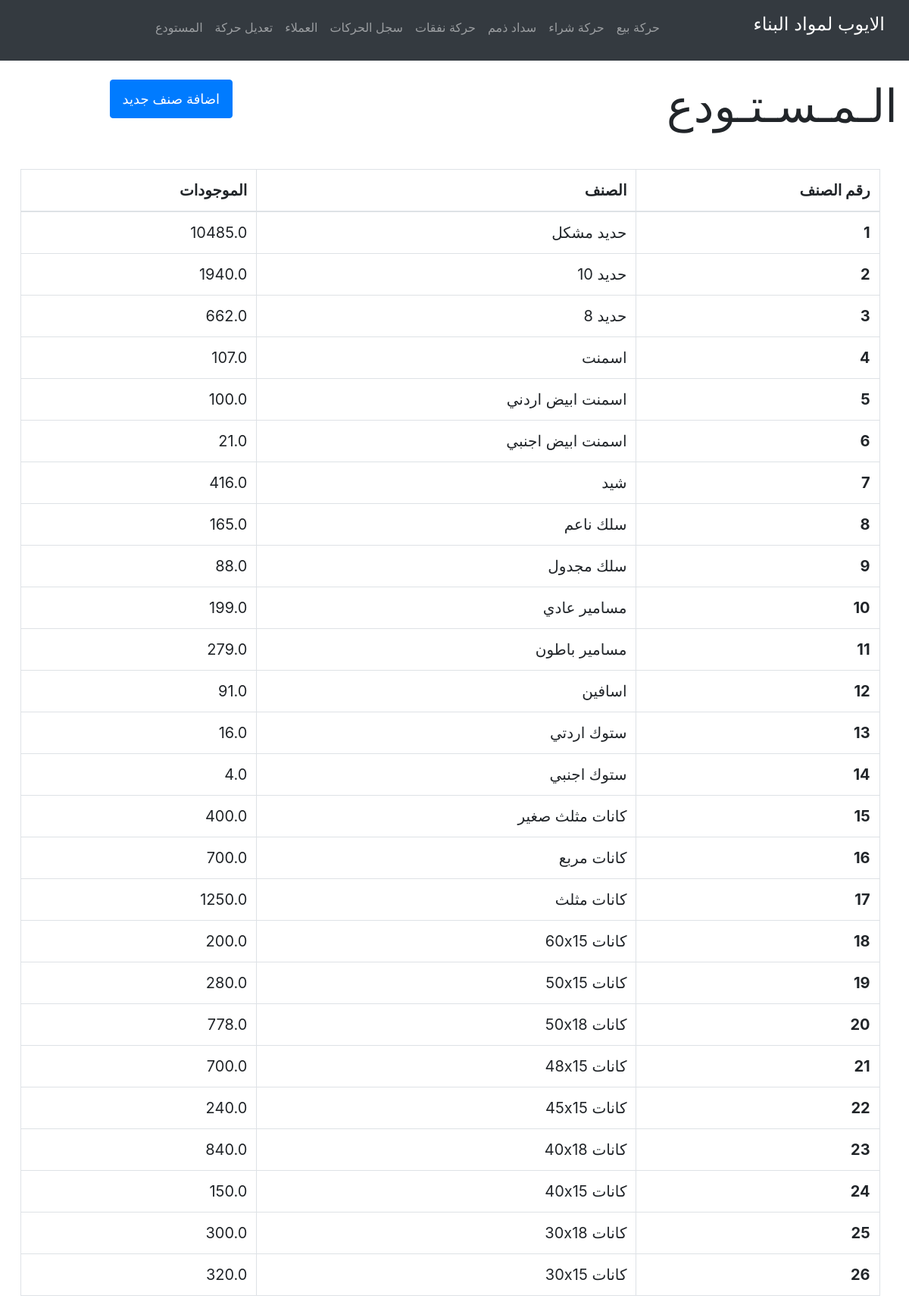
Page /inventory on the committed database.
### tables this page shows
CREATE TABLE inventory (itemId INTEGER PRIMARY KEY, item_name TEXT, item_stock REAL);

### app.py (the view)
@app.route("/inventory", methods=["GET", "POST"])
def inventory():
  if request.method == "POST":
    try:
      id = int(request.form.get("id"))
      name = str(request.form.get("name"))
    except:
      return "الرجاء التأكد من تعبئة النموذج كاملاً"
    if None in (id, name):
      return "الرجاء التأكد من تعبئة النموذج كاملاً"
    db.execute("INSERT INTO inventory (itemId, item_name, item_stock) VALUES ((?), (?), 0)", [id, name])
    db.commit()
    return "/inventory"
  else:
    items = []
    query = db.execute("SELECT * FROM inventory ORDER BY itemId").fetchall()
    for record in query:
      items.append({
        'id': record[0],
        'name': record[1],
        'stock': record[2]
      })
    return render_template('inventory.html', items=items)

### app.py (called while the page is built)
@app.after_request
def after_request(response):
  response.headers["Cache-Control"] = "no-cache, no-store, must-revalidate"
  response.headers["Expires"] = 0
  response.headers["Pragma"] = "no-cache"
  return response

### templates/inventory.html (shortened to what this page needs)
{% extends "layout.html" %}
{% block head %}
  <link href="/static/css/inventory.css" rel="stylesheet">
{% endblock %}
{% block body %}
  <div class="row">
    <div class="col-md-8">
      <div class="head-text">
        <p>الـمـسـتـودع</p>
      </div>
    </div>
    <div class="col-md-4">
      <button type="button" class="btn btn-primary new-item" data-toggle="modal" data-target="#modal">
        اضافة صنف جديد
      </button>
    </div>
  </div>
  <div class="center-table">
    <table class="table table-bordered">
      <thead class="text-right">
        <tr>
          <th scope="col">رقم الصنف</th>
          <th scope="col">الصنف</th>
          <th scope="col">الموجودات</th>
        </tr>
      </thead>
      <tbody class="text-right">
        {% for item in items %}
          <tr>
            <th scope="row">{{ item.id }}</th>
            <td>{{ item.name }}</td>
            <td>{{ item.stock }}</td>
          </tr>
        {% endfor %}
      </tbody>
    </table>
  </div>
{% endblock %}

### templates/layout.html (shortened to what this page needs)
<!DOCTYPE html>
<html lang="ar" dir="rtl">
  <head>
    <link href="/static/bootstrap/css/bootstrap-reboot.css" rel="stylesheet">
    <link href="/static/bootstrap/css/bootstrap-grid.css" rel="stylesheet">
    <link href="/static/bootstrap/css/bootstrap.css" rel="stylesheet">
    <link href="/static/css/layout.css" rel="stylesheet">
    {% block head %}{% endblock %}
  </head>
  <body>
    <nav class="navbar fixed-top navbar-expand-lg navbar-dark bg-dark pull-right">
      <a class="navbar-brand" href="/"><p class="headtext">الايوب لمواد البناء</p></a>
          <ul class="navbar-nav mr-auto mt-2">
              <li class="nav-item"><a class="nav-link" href="/transaction"><p class="font-weight-light"><strong>حركة بيع</strong></p></a></li>
              <li class="nav-item"><a class="nav-link" href="/addItems"><p class="font-weight-light"><strong> حركة شراء</strong></p></a></li>
              <li class="nav-item"><a class="nav-link" href="/repayDebt"><p class="font-weight-light"><strong>سداد ذمم</strong></p></a></li>
              <li class="nav-item"><a class="nav-link" href="/expense"><p class="font-weight-light"><strong>حركة نفقات</strong></p></a></li>
              <li class="nav-item"><a class="nav-link" href="/transactionLog"><p class="font-weight-light"><strong>سجل الحركات</strong></p></a></li>
              <li class="nav-item"><a class="nav-link" href="/clients"><p class="font-weight-light"><strong>العملاء</strong></p></a></li>
              <li class="nav-item"><a class="nav-link" href="/editTransactionForm"><p class="font-weight-light"><strong>تعديل حركة</strong></p></a></li>
              <li class="nav-item"><a class="nav-link" href="/inventory"><p class="font-weight-light"><strong>المستودع</strong></p></a></li>
          </ul>
          <ul class="navbar-nav ml-auto mt-2">
              <li class="nav-item"><a class="nav-link" href="/logout"><p class="font-weight-light"><strong>&nbsp;&nbsp;&nbsp;&nbsp;&nbsp;&nbsp;&nbsp;&nbsp;&nbsp;&nbsp;&nbsp;</strong></p></a></li>
          </ul>
    </nav>
    <div class="container-fluid">
    {% block body %}{% endblock %}
    </div>
  </body>
</html>

### static/css/layout.css (style rules this page uses)
.headtext { font-size: larger; }

### static/css/inventory.css (style rules this page uses)
.row { margin-top: 8%; }
.head-text { margin-left: 70%; font-size: 60px; }
table { font-size: 20px; }
.center-table { margin-top: 2%; margin-right: 2%; margin-left: 1%; }
.new-item { margin-top: 3%; margin-left: 35%; padding-top: 11px; padding-bottom: 11px; padding-right: 16px; padding-left: 16px; font-size: 18px; }
button { margin: 2px; }

### rows in the picture
inventory: id "1", name "حديد مشكل", stock "10485.0"
inventory: id "2", name "حديد 10", stock "1940.0"
inventory: id "3", name "حديد 8", stock "662.0"
inventory: id "4", name "اسمنت", stock "107.0"
inventory: id "5", name "اسمنت ابيض اردني", stock "100.0"
inventory: id "6", name "اسمنت ابيض اجنبي", stock "21.0"
inventory: id "7", name "شيد", stock "416.0"
inventory: id "8", name "سلك ناعم", stock "165.0"
inventory: id "9", name "سلك مجدول", stock "88.0"
inventory: id "10", name "مسامير عادي", stock "199.0"
inventory: id "11", name "مسامير باطون", stock "279.0"
inventory: id "12", name "اسافين", stock "91.0"
inventory: id "13", name "ستوك اردتي", stock "16.0"
inventory: id "14", name "ستوك اجنبي", stock "4.0"
inventory: id "15", name "كانات مثلث صغير", stock "400.0"
inventory: id "16", name "كانات مربع", stock "700.0"
inventory: id "17", name "كانات مثلث", stock "1250.0"
inventory: id "18", name "كانات 60x15", stock "200.0"
inventory: id "19", name "كانات 50x15", stock "280.0"
inventory: id "20", name "كانات 50x18", stock "778.0"
inventory: id "21", name "كانات 48x15", stock "700.0"
inventory: id "22", name "كانات 45x15", stock "240.0"
inventory: id "23", name "كانات 40x18", stock "840.0"
inventory: id "24", name "كانات 40x15", stock "150.0"
inventory: id "25", name "كانات 30x18", stock "300.0"
inventory: id "26", name "كانات 30x15", stock "320.0"
